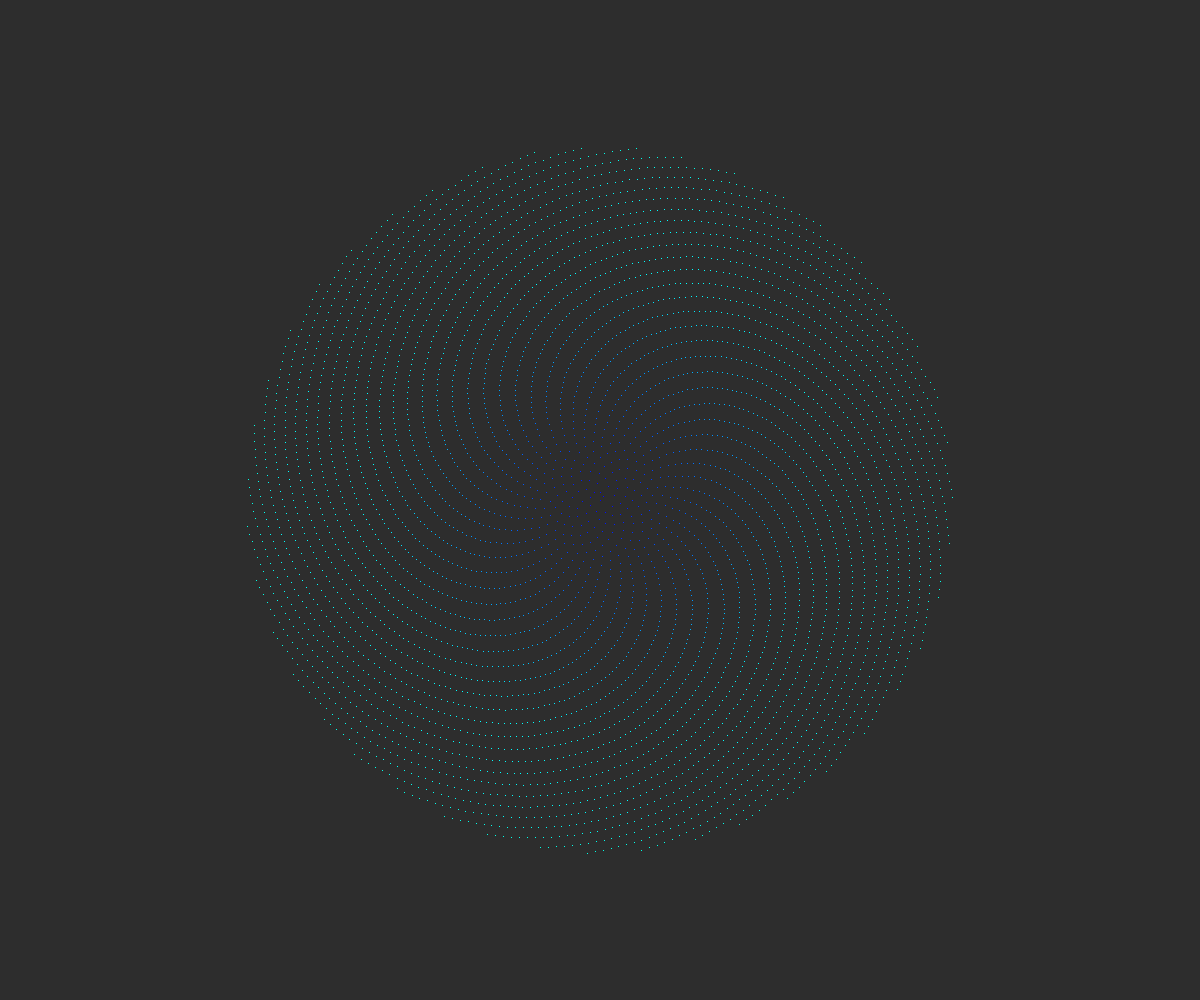
Frame 1 (no input)
Frame 2 (the mouse pressed at the canvas centre, redrawn once): identical to frame 1, image omitted

The p5.js sketch that drew this single still picture (run headless with seeded random() and noise() and a simulated clock; the mouse was pressed at the canvas centre and the sketch redrawn once):

// p5.js sketch
// ── sketch.js
deg = 137.5;
sca = 5.0;
quant = 5000;

function setup() {
	createCanvas(windowWidth,windowHeight);
  noLoop();
}

function draw() {
	background(45);
  print("scale = " + sca + "   degree = " + deg + "   quantity = " + quant + "\n");
	let xd = createImage(width, height+100);
  loadPixels();
  for (let n = 0; n < quant; n++) {
      phi = n * deg;
      r = sca * sqrt(n);  
      j = r * cos(phi) + width / 2;              
      i = r * sin(phi) + height / 2;
      if ((i >= 0) && (j >= 0) && (i < width) && (j < width))
        xd.set(j, i, color(0, 666 * 2 * r / width, 555 - 555 * 2 * r / width));
  }
  xd.updatePixels();
	image(xd,0,0)
}

function keyPressed() {
  if (keyCode == 87)          
    sca += 0.1;
  if ((keyCode == 83)&&sca > 0)          
    sca -= 0.1;
  if (keyCode == 65)          
    deg -= 0.01;
  if (keyCode == 68)          
    deg += 0.01;
  if ((keyIsDown(69))&&(quant>0)) 
    quant -= 100;
  if (keyCode==81)            
    quant += 100;
  if (keyCode == 82){
    sca = 5.0; 
    deg = 137.5; 
    quant = 5000;
  }
  redraw();
}
// ── style.css
html, body {
  margin: 0;
  padding: 0;
  background-color: rgb(45, 45, 45);
  max-width: 100%;
  overflow-x: hidden;
}

canvas {
  display: block;
}

.wrap-collabsible {
  margin-bottom: 1.2rem 0;
  width:auto;
}

input[type='checkbox'] {
  display: none;
}

.lbl-toggle {
  display: block;

  font-weight: bold;
  font-family: monospace;
  font-size: 1.2rem;
  text-transform: uppercase;
  text-align: center;

  padding: 1rem;

  color: rgb(123,123,123);
  background: rgb(45,45,45);

  cursor: pointer;

  border-radius: 7px;
  transition: all 0.25s ease-out;
}

.lbl-toggle:hover {
  color: rgb(100,100,100);
}

.lbl-toggle::before {
  content: ' ';
  display: inline-block;

  border-top: 5px solid transparent;
  border-bottom: 5px solid transparent;
  border-left: 5px solid currentColor;
  vertical-align: middle;
  margin-right: .7rem;
  transform: translateY(-2px);

  transition: transform .2s ease-out;
}

.toggle:checked + .lbl-toggle::before {
  transform: rotate(90deg) translateX(-3px);
}

.collapsible-content {
  max-height: 0px;
  overflow: hidden;
  transition: max-height .25s ease-in-out;
}

.toggle:checked + .lbl-toggle + .collapsible-content {
  max-height: 100vh;
}

.toggle:checked + .lbl-toggle {
  border-bottom-right-radius: 0;
  border-bottom-left-radius: 0;
}

.collapsible-content .content-inner {
  background: rgb(66, 66, 66);
  border-bottom: 1px solid rgba(52, 143, 150, 0.644);
  border-bottom-left-radius: 7px;
  border-bottom-right-radius: 7px;
  padding: .5rem 1rem;
}
